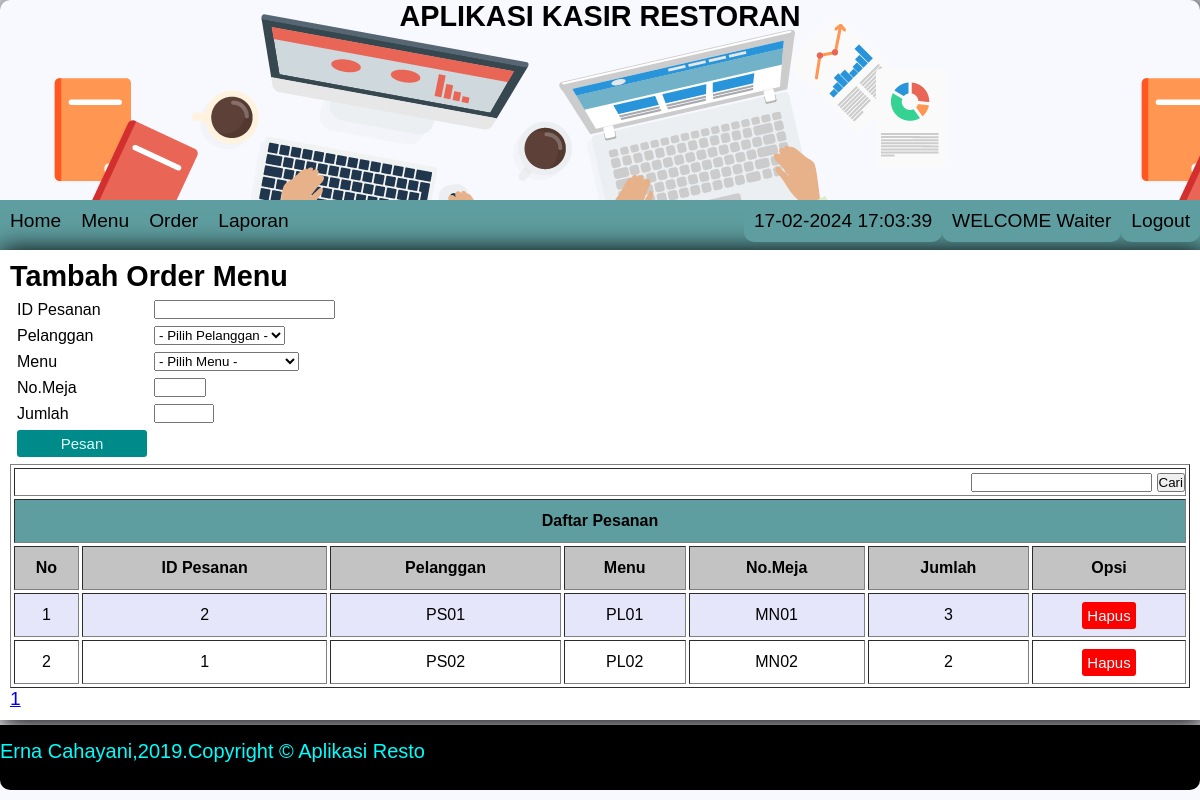
Page /Restoran/Waiter/index.php?resto=order on the committed database.
### tables this page shows
CREATE TABLE IF NOT EXISTS `tb_pesanan` (
  `id_pesanan` varchar(10) NOT NULL,
  `id_menu` varchar(10) NOT NULL,
  `id_pelanggan` varchar(10) NOT NULL,
  `jumlah` varchar(30) NOT NULL,
  `no_meja` varchar(50) NOT NULL,
  `tanggal` timestamp NOT NULL DEFAULT CURRENT_TIMESTAMP,
  PRIMARY KEY (`id_pesanan`)
);

### Restoran/Waiter/order.php (the view, shortened to what this page needs)
<link rel="stylesheet" type="text/css" href="button.css">
<h2>Tambah Order Menu</h2>
<form method="post">
	<table cellpadding="7px" cellspacing="7">
		<tr>
			<td>ID Pesanan</td>
			<td><input type="text" name="id_pesanan"></td>
		</tr>
		<tr>
			<td>Pelanggan</td>
			<td>
				<select name="id_pelanggan">
					<option selected="">- Pilih Pelanggan -</option>
				</select>
			</td>
		</tr>
		<tr>
			<td>Menu</td>
			<td>
				<select name="id_menu">
					<option selected="">- Pilih Menu -</option>
				</select>
			</td>
		</tr>
		<tr>
			<td>No.Meja</td>
			<td><input type="number" min="1" max="30" name="no_meja"></td>
		</tr>
		<tr>
			<td>Jumlah</td>
			<td><input type="number" min="1" max="200" name="jumlah"></td>
		</tr>
		<tr>
			<td><input type="submit" name="masuk" value="Pesan" class='butin'></td>
		</tr>
	</table>
</form>
	<table align="center" border="1" cellspacing="3" cellpadding="3" style=" width:100%;height: 28%">
		<tr>
	<td height="28" colspan="9" border="0">
    <div align="right">
      <label>
       <input type="text" name="cari" />
       </label>
       <label>
      <input type="submit" value="Cari" />
      </label>
      </div>
      </td>
  </tr>
	<tr>
		<th bgcolor="cadetblue" colspan="9">Daftar Pesanan</th>
	</tr>
	<tr bgcolor="#C3C3C3">
		<th style="text-align:center;">No</th>
		<th style="text-align:center;">ID Pesanan</th>
		<th style="text-align:center;">Pelanggan</th>
		<th style="text-align:center;">Menu</th>
		<th style="text-align:center;">No.Meja</th>
		<th style="text-align:center;">Jumlah</th>
		<th style="text-align:center;">Opsi</th>
	</tr>
	<?php
	include '../koneksi.php';
	$no = '1';
	$halaman = '3';
	if (isset($_GET["halaman"])) {
		$page = $_GET["halaman"];
	}else{
		$page = '1';
	}
	if ($page>1) {
		$mulai =($page * $halaman) - $halaman;
	}else{
		$mulai = '0';
	}
	$data = mysqli_query($koneksi,"SELECT * FROM tb_pesanan LIMIT $mulai, $halaman");
	while ($isi = mysqli_fetch_array($data)) {
		if ($no%2==0){
			$bg="white";
		}else{
			$bg="lavender";
		}
	?>
	<tr bgcolor="<?php echo $bg; ?>">
		<td style="text-align:center;"><?php echo $no++ ?></td>
		<td style="text-align:center;"><?php echo $isi['no_meja'] ?></td>
		<td style="text-align:center;"><?php echo $isi['id_pesanan'] ?></td>
		<td style="text-align:center;"><?php echo $isi['id_pelanggan'] ?></td>
		<td style="text-align:center;"><?php echo $isi['id_menu'] ?></td>
		<td style="text-align:center;"><?php echo $isi['jumlah'] ?></td>
		<td style="text-align:center;"><a href="orderhapus.php?id_pesanan=<?php echo $isi['id_pesanan'] ?>" class='butss'>Hapus</a></td>
	</tr>
	<?php
	}
	?>
</table>
<div>
	<?php
	$result = mysqli_query($koneksi,"SELECT * FROM tb_pesanan");
	$total = mysqli_num_rows($result);
	$pages = ceil($total/$halaman);
	for ($i=1; $i<=$pages ; $i++){?>
	<a href="?resto=order&halaman1=<?php echo $i; ?>"><?php echo $i; ?></a>
	<?php } ?>
</div>

### Restoran/Waiter/index.php (shortened to what this page needs)
<link rel="stylesheet" type="text/css" href="../design.css">
<div class="wrap">
	<h2><div class="header">APLIKASI KASIR RESTORAN</div></h2>
	<div class="menu">
		<a href="index.php?resto=home"><div class="list-menu">Home</div></a>
		<a href="index.php?resto=menu"><div class="list-menu">Menu</div></a>
		<a href="index.php?resto=order"><div class="list-menu">Order</div></a>
		<a href="index.php?resto=laporan"><div class="list-menu">Laporan</div></a>
		<?php
		$jam = date('d-m-Y H:i:s');
		?>
	 <a href="../logout.php"><div class="list-menu2">Logout</div></a>
	 <div class="list-menu2">WELCOME <?php echo $_SESSION['useraktif'] ?>Waiter
	 </div>
	 <div class="list-menu2"><?php echo $jam ?></div>
	 </div>
	<div class="isi">
	 <?php
	 if (isset($_GET['resto'])) {
	 	$resto = $_GET['resto'];
	 }else{
	 	$resto = "";
	 }
	 switch ($resto) {
	 	case 'order':
	 		include 'order.php';
	 		break;
		}
		?>
	</div>
	<div class="footer">
		<marquee>Erna Cahayani,2019.Copyright &copy; Aplikasi Resto</marquee>
	</div>
</div>

### Restoran/design.css (style rules this page uses)
* { margin: 0px; padding: 0px; }
.wrap { width:1200px; margin: auto; background:linear-gradient(gray); border-radius: 10px 10px 0px 0px; }
.wrap .header { width: 1200px; margin: auto; height: 200px; background:url("img/bgbg.png"); text-align: center; box-shadow: 3px 3px 25px 3px; border-radius: 10px 10px 0px 0px; }
.wrap .isi { width: 1180px; background: white; font-family: Trebuchet MS,sans-serif; display: block; margin: auto; min-height: 200px; box-shadow: 3px 3px 25px 3px; padding: 10px; }
.wrap .menu { width: 1200px; height: 50px; margin: auto; background: #5F9EA0; }
.wrap .list-menu { padding: 10px; float: left; font-family: Tahoma,sans-serif; text-decoration: none; color: black; }
.wrap .footer { min-height: 50px; background-color: black; font-family: Trebuchet MS,sans-serif; font-size: 20px; padding-top: 15px; color: cyan; margin: auto; margin-top: 5px; border-radius: 0px 0px 10px 10px; }
.wrap .list-menu2 { padding: 10px; float:right; font-family: Tahoma,sans-serif; background: #5F9EA0; border-radius: 0px 0px 10px 10px; text-decoration: none; color: black; }

### Restoran/Waiter/button.css (style rules this page uses)
.butin { text-decoration: none; background-color: darkcyan; color: lightcyan; border: none; width: 130px; padding: 5px; font-family: Tahoma,sans-serif; font-size: 15px; border-radius: 3px; }
.butss { text-decoration: none; background-color: red; color: lightcyan; border: none; width: 120px; padding: 5px; font-family: Tahoma,sans-serif; font-size: 15px; border-radius: 3px; }

### rows in the picture
tb_pesanan: no_meja "2", id_pesanan "PS01", id_pelanggan "PL01", id_menu "MN01", jumlah "3"
tb_pesanan: no_meja "1", id_pesanan "PS02", id_pelanggan "PL02", id_menu "MN02", jumlah "2"
